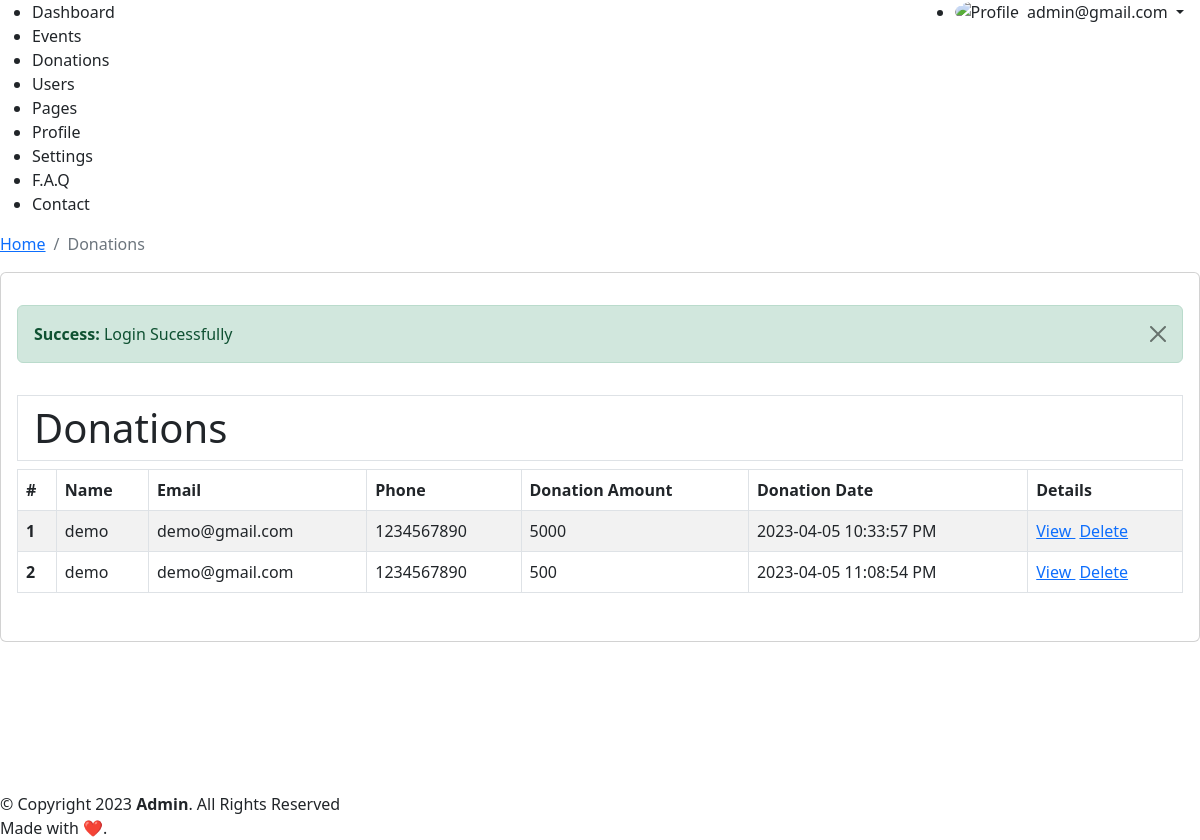
Before: /admin/donations.php (signed in) with the older database file.
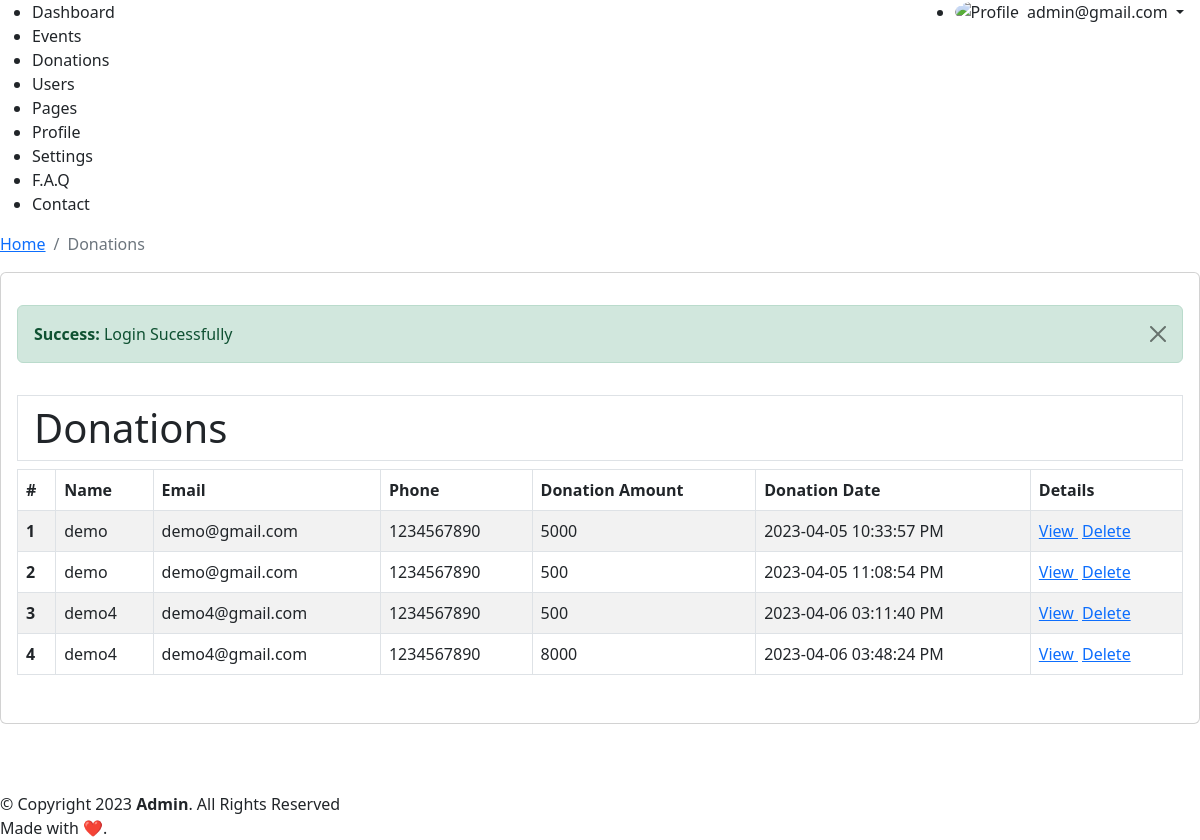
After: the same page with the newer database file.
### tables this page shows
CREATE TABLE `tbl_donation` (
  `id` int(11) NOT NULL,
  `donation` float NOT NULL,
  `user_id` int(11) NOT NULL,
  `date` varchar(255) NOT NULL
);

CREATE TABLE `tbl_users` (
  `id` int(11) NOT NULL,
  `name` varchar(255) NOT NULL,
  `email` varchar(255) NOT NULL,
  `password` varchar(255) NOT NULL,
  `phone` varchar(13) NOT NULL,
  `aboutme` text NOT NULL,
  `role` int(11) NOT NULL DEFAULT '1' COMMENT '0-admin\r\n1-user',
  `created_at` varchar(255) NOT NULL
);

### admin/donations.php (the view, shortened to what this page needs)
<?php
$title = "Donations";
require_once __DIR__ . "/include/layout-start.php";
?>
<?php
$sql = "SELECT a.*, b.name, b.email, b.phone FROM tbl_donation a JOIN tbl_users b ON a.user_id=b.id;";
$result = $conn -> query($sql);
$rows = $result -> fetch_all(MYSQLI_ASSOC);
?>
<div class="py-3">
<div class="table-responsive">
    <h1 class="py-2 px-3 border border-1">Donations</h1>
    <table class="table table-bordered  table-striped">
        <thead>
            <tr>
                <th scope="col">#</th>
                <th scope="col">Name</th>
                <th scope="col">Email</th>
                <th scope="col">Phone</th>
                <th scope="col">Donation Amount</th>
                <th scope="col">Donation Date</th>
                <th scope="col">Details</th>
            </tr>
        </thead>
        <tbody>
            <?php
            $sl = 0;
            foreach ($rows as $key => $value) {
                $sl++;
            ?>
                <tr>
                    <th scope="row"><?=$sl?></th>
                    <td><?=$value['name']?></td>
                    <td><?=$value['email']?></td>
                    <td><?=$value['phone']?></td>
                    <td><?=$value['donation']?></td>
                    <td><?=$value['date']?></td>
                    <td>
                        <a href="<?=ADMIN_URL?>user.php?user_id=<?=$value['id']?>">
                            View
                        </a>
                        <a class="ms-1"
                            href="<?=ADMIN_URL?>donations.php?did=<?=$value['id']?>"
                            onclick="return confirm('Are you sure?')">
                            Delete
                        </a>
                    </td>
                </tr>
            <?php } ?>
        </tbody>
    </table>
</div>
</div>
<?php require_once __DIR__ . "/include/layout-end.php"; ?>

### admin/include/layout-start.php (shortened to what this page needs)
<!doctype html>
<html lang="en">
<head>
    <?php require_once (dirname(__DIR__)) . "/include/header.php"; ?>
</head>
<body>
<?php require_once (dirname(__DIR__)) . "/include/navbar.php"; ?>
<?php require_once (dirname(__DIR__)) . "/include/sidebar.php"; ?>
<main id="main" class="main">
        <div class="pagetitle">
            <nav>
                <ol class="breadcrumb">
                    <li class="breadcrumb-item"><a href="<?=ADMIN_URL?>">Home</a></li>
                    <li class="breadcrumb-item active"><?=$title?></li>
                </ol>
            </nav>
        </div>
        <div class="card">
            <div class="card-body pt-3">
        <?php require_once dirname(__DIR__) . "/include/toast.php"; ?>

### admin/include/header.php (shortened to what this page needs)
<link href="<?=BASE_URL?>assets/admin/vendor/bootstrap/css/bootstrap.min.css" rel="stylesheet">
<link href="<?=BASE_URL?>assets/admin/vendor/bootstrap-icons/bootstrap-icons.css" rel="stylesheet">
<link href="<?=BASE_URL?>assets/admin/vendor/boxicons/css/boxicons.min.css" rel="stylesheet">
<link href="<?=BASE_URL?>assets/admin/vendor/quill/quill.snow.css" rel="stylesheet">
<link href="<?=BASE_URL?>assets/admin/vendor/quill/quill.bubble.css" rel="stylesheet">
<link href="<?=BASE_URL?>assets/admin/vendor/remixicon/remixicon.css" rel="stylesheet">
<link href="<?=BASE_URL?>assets/admin/vendor/simple-datatables/style.css" rel="stylesheet">
<link href="<?=BASE_URL?>assets/admin/css/style.css" rel="stylesheet">

### admin/include/navbar.php (shortened to what this page needs)
<headerr id="header" class="header fixed-top d-flex align-items-center">
    <nav class="header-nav ms-auto">
        <ul class="d-flex align-items-center">
            <li class="nav-item dropdown pe-3">
                <a class="nav-link nav-profile d-flex align-items-center pe-0" href="#" data-bs-toggle="dropdown">
                    <img src="<?=BASE_URL?>/assets/admin/img/profile-img.jpg" alt="Profile" class="rounded-circle">
                        <span class="d-none d-md-block dropdown-toggle ps-2">
                            <?php echo $_SESSION['email']?>
                        </span>
                </a>
            </li>
        </ul>
    </nav>
</headerr>

### admin/include/sidebar.php (shortened to what this page needs)
<aside id="sidebar" class="sidebar">
    <ul class="sidebar-nav" id="sidebar-nav">
        <li class="nav-item">
            <a class="nav-link " href="<?=ADMIN_URL?>dashboard.php">
                <span>Dashboard</span>
            </a>
        </li>
        <li class="nav-item">
            <a class="nav-link collapsed" href="<?=ADMIN_URL?>events.php">
                <span>Events</span>
            </a>
        </li>
        <li class="nav-item">
            <a class="nav-link collapsed" href="<?=ADMIN_URL?>donations.php">
                <span>Donations</span>
            </a>
        </li>
        <li class="nav-item">
            <a class="nav-link collapsed" href="<?=ADMIN_URL?>users.php">
                <span>Users</span>
            </a>
        </li>
        <li class="nav-heading">Pages</li>
        <li class="nav-item">
            <a class="nav-link collapsed" href="<?=ADMIN_URL?>profile.php">
                <span>Profile</span>
            </a>
        </li>
        <li class="nav-item">
            <a class="nav-link collapsed" href="<?=ADMIN_URL?>settings.php">
                <span>Settings</span>
            </a>
        </li>
        <li class="nav-item">
            <a class="nav-link collapsed" href="<?=ADMIN_URL?>faqs.php">
                <span>F.A.Q</span>
            </a>
        </li>
        <li class="nav-item">
            <a class="nav-link collapsed" href="<?=ADMIN_URL?>contact.php">
                <span>Contact</span>
            </a>
        </li>
    </ul>
</aside>

### admin/include/toast.php (shortened to what this page needs)
<?php if(isset($_SESSION['sucmsg'])) { ?>
<div class="mt-3 alert alert-success alert-dismissible fade show" role="alert">
    <strong>Success:</strong>&nbsp;<?php echo $_SESSION['sucmsg']; ?>
    <button type="button" class="btn-close" data-bs-dismiss="alert" aria-label="Close"></button>
</div>
<?php unset($_SESSION['sucmsg']); } ?>

### admin/include/layout-end.php (shortened to what this page needs)
    </div>
</main>
<?php require_once (dirname(__DIR__)) . "/include/footer.php"; ?>
</body>
</html>

### admin/include/footer.php
<footer id="footer" class="footer">
    <div class="copyright">
        &copy; Copyright <?php echo date('Y')?> <strong><span>Admin</span></strong>. All Rights Reserved
    </div>
    <div class="credits">
        Made with ❤️.
    </div>
</footer>

### admin/include/layout-start.php (style rules this page uses)
main { min-height: 70vh; }

Changed rows visible on the page:
added tbl_donation: user.name "demo4", user.email "demo4@gmail.com", user.phone "1234567890", donation "500", date "2023-04-06 03:11:40 PM"
added tbl_donation: user.name "demo4", user.email "demo4@gmail.com", user.phone "1234567890", donation "8000", date "2023-04-06 03:48:24 PM"
